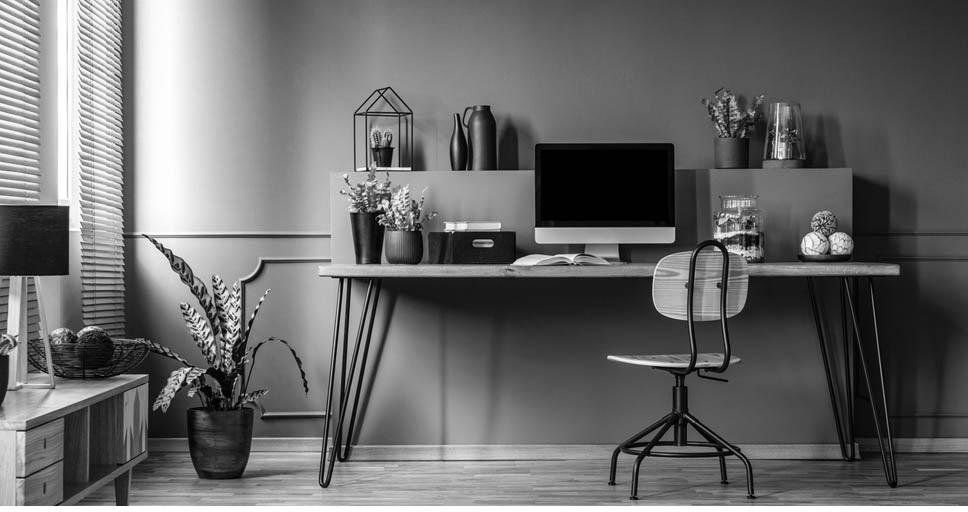
#> input picture brincadeira 3 - convoluções/images/img.jpg, 968 x 512 px
$ python convolucoes.py
#> lines starting #> are read from the running program, lines starting #| are printed output that depends on the picture
# Apply convolve
import numpy as np
from PIL import Image
from scipy import ndimage

def main():
    # Open image
    image = Image.open('images/img.jpg')
#> image is the input picture: PIL image 968x512 L; min 0, max 255, mean 106.5
    image.show()

    # convert image to numpy array
    npImage = np.array(image).astype(int)
    #kernel
    k = np.array([[0,0,0],[0,1,0],[0,0,0]])
    npImage = ndimage.convolve(npImage,k, mode='reflect')
    npImage = np.where(npImage<0, 0, npImage)
    image2 = Image.fromarray(npImage.astype('uint8'))
    image2.show()
    image2.save('images/a.tiff')

    # convert image to numpy array
    npImage = np.array(image).astype(int)
    k = np.array([[1,0,-1],[0,0,0],[-1,0,1]])
    npImage = ndimage.convolve(npImage,k, mode='reflect')
    npImage = np.where(npImage<0, 0, npImage)
    image2 = Image.fromarray(npImage.astype('uint8'))
    image2.show()
    image2.save('images/b.tiff')

    # convert image to numpy array
    npImage = np.array(image).astype(int)
    k = np.array([[0,-1,0],[-1,4,-1],[0,-1,0]])
    npImage = ndimage.convolve(npImage,k, mode='reflect')
    npImage = np.where(npImage<0, 0, npImage)
    image2 = Image.fromarray(npImage.astype('uint8'))
    image2.show()
    image2.save('images/c.tiff')

    # convert image to numpy array
    npImage = np.array(image).astype(int)
    k = np.array([[-1,-1,-1],[-1,8,-1],[-1,-1,-1]])
    npImage = ndimage.convolve(npImage,k, mode='reflect')
    npImage = np.where(npImage<0, 0, npImage)
    image2 = Image.fromarray(npImage.astype('uint8'))
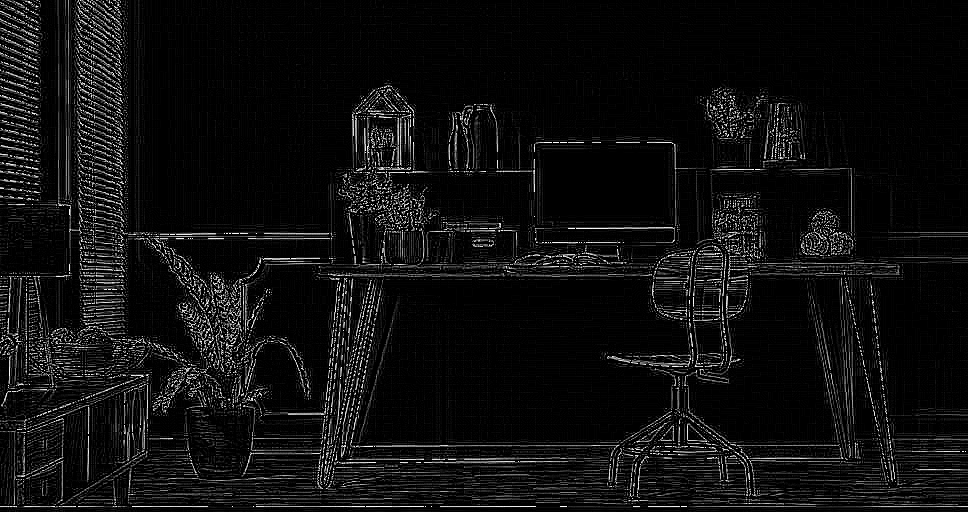
#> image2: PIL image 968x512 L; min 0, max 255, mean 15.6
    image2.show()
    image2.save('images/d.tiff')

    # convert image to numpy array
    npImage = np.array(image).astype(int)
    k = np.array([[0,-1,0],[-1,5,-1],[0,-1,0]])
    npImage = ndimage.convolve(npImage,k, mode='reflect')
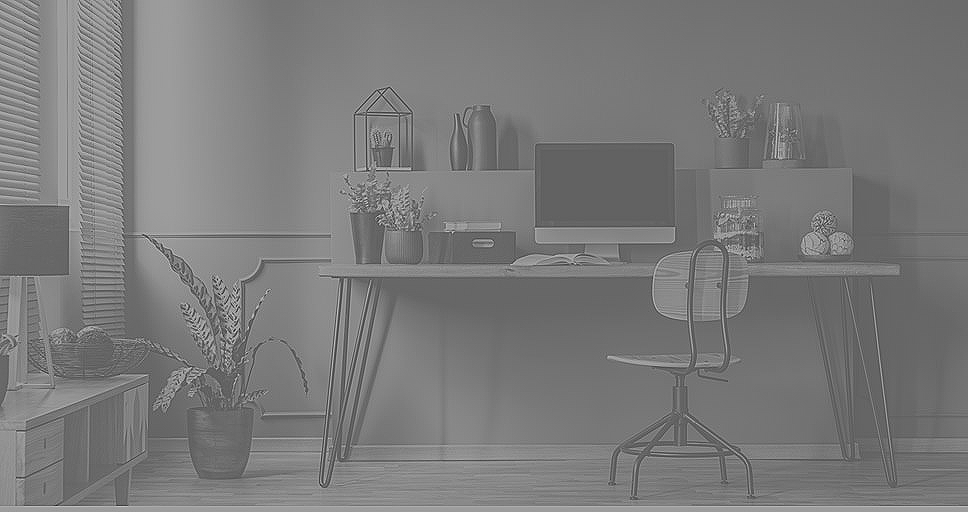
#> npImage: shape (512, 968) int64; min -421, max 677, mean 106.5; drawn with min black and max white
    npImage = np.where(npImage<0, 0, npImage)
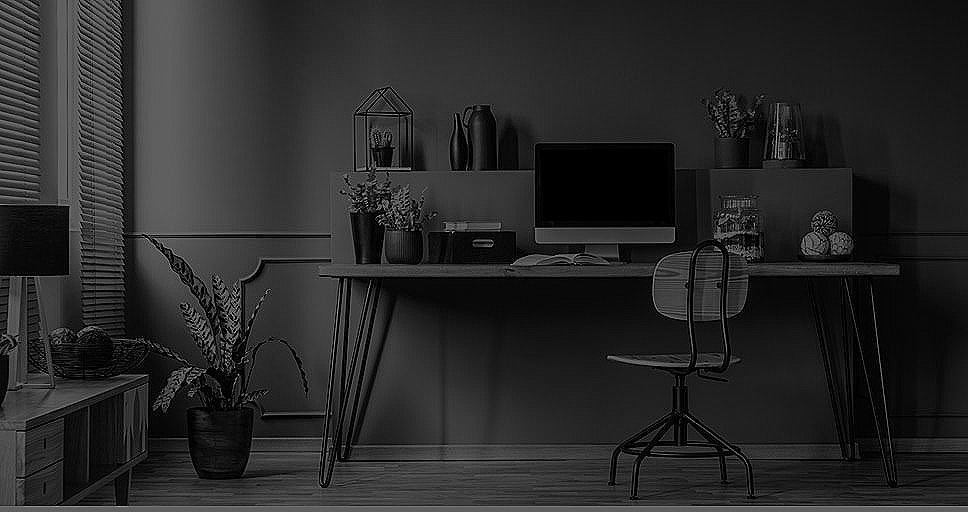
#> npImage: shape (512, 968) int64; min 0, max 677, mean 108.5; drawn with min black and max white
    image2 = Image.fromarray(npImage.astype('uint8'))
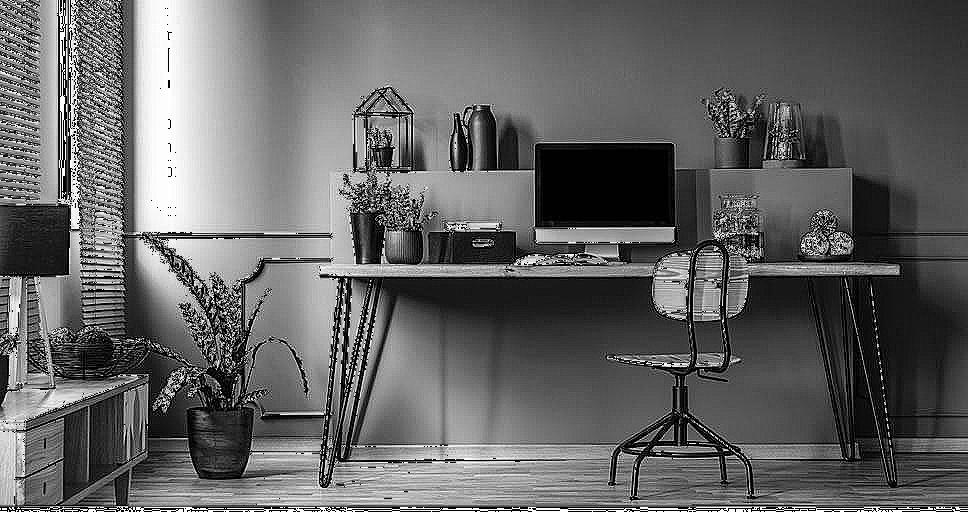
#> image2: PIL image 968x512 L; min 0, max 255, mean 99.7
    image2.show()
    image2.save('images/e.tiff')

    # convert image to numpy array
    npImage = np.array(image).astype(int)
    k = np.array([[1/9,1/9,1/9],[1/9,1/9,1/9],[1/9,1/9,1/9]])
    npImage = ndimage.convolve(npImage,k, mode='reflect')
    npImage = np.where(npImage<0, 0, npImage)
    image2 = Image.fromarray(npImage.astype('uint8'))
    image2.show()
    image2.save('images/f.tiff')

    # convert image to numpy array
    npImage = np.array(image).astype(int)
    k = np.array([[1/16,1/8,1/16],[1/8,1/4,1/8],[1/16,1/8,1/16]])
    npImage = ndimage.convolve(npImage,k, mode='reflect')
    npImage = np.where(npImage<0, 0, npImage)
    image2 = Image.fromarray(npImage.astype('uint8'))
    image2.show()
    image2.save('images/g.tiff')

    # convert image to numpy array
    npImage = np.array(image).astype(int)
    k = np.array([[1/256,4/256,6/256,4/256,1/256],[4/256,16/256,24/256,16/256,4/256],[6/256,24/256,36/256,24/256,6/256],[4/256,16/256,24/256,16/256,4/256],[1/256,4/256,6/256,4/256,1/256]])
    npImage = ndimage.convolve(npImage,k, mode='reflect')
    npImage = np.where(npImage<0, 0, npImage)
    image2 = Image.fromarray(npImage.astype('uint8'))
    image2.show()
    image2.save('images/h.tiff')

    # convert image to numpy array
    npImage = np.array(image).astype(int)
    k = np.array([[-1/256,-4/256,-6/256,-4/256,-1/256],[-4/256,-16/256,-24/256,-16/256,-4/256],[-6/256,-24/256,476/256,-24/256,-6/256],[-4/256,-16/256,-24/256,-16/256,-4/256],[-1/256,-4/256,-6/256,-4/256,-1/256]])
    npImage = ndimage.convolve(npImage,k, mode='reflect')
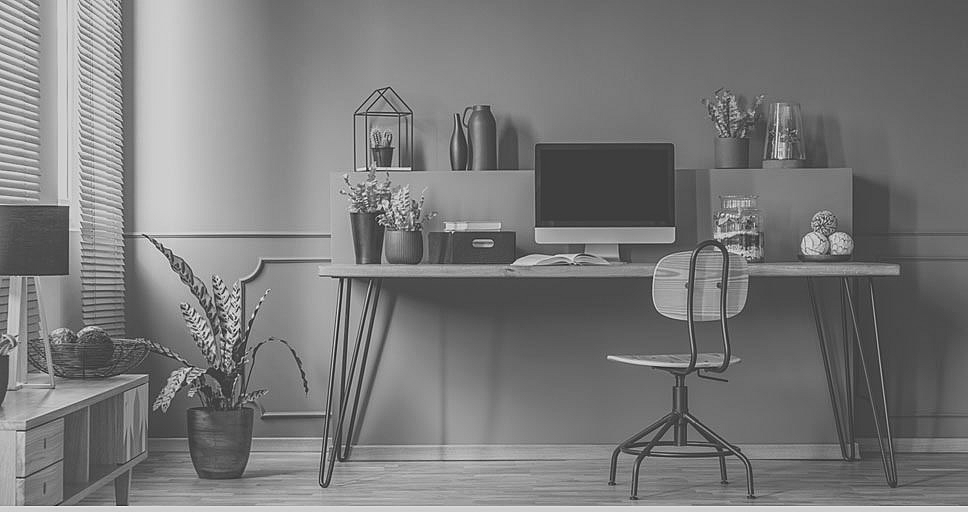
#> npImage: shape (512, 968) int64; min -108, max 339, mean 106; drawn with min black and max white
    npImage = np.where(npImage<0, 0, npImage)
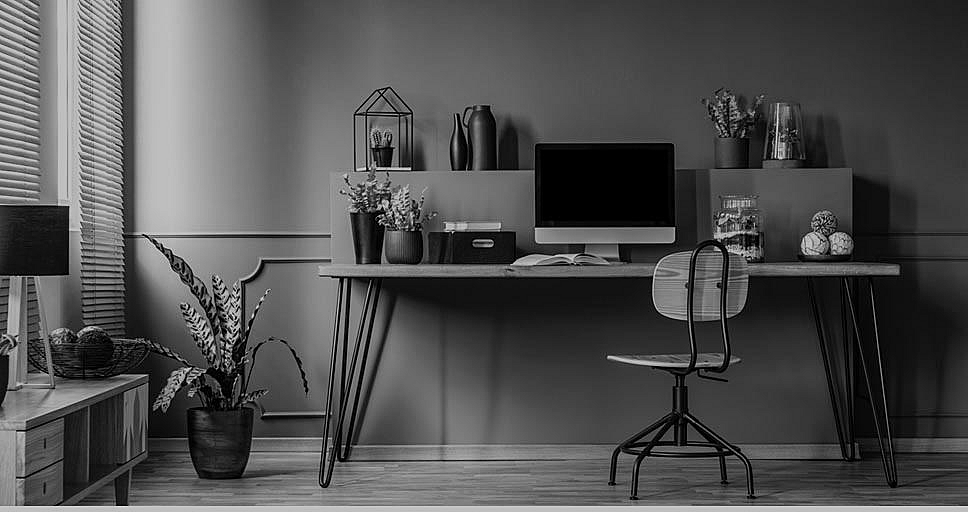
#> npImage: shape (512, 968) int64; min 0, max 339, mean 106.3; drawn with min black and max white
    image2 = Image.fromarray(npImage.astype('uint8'))
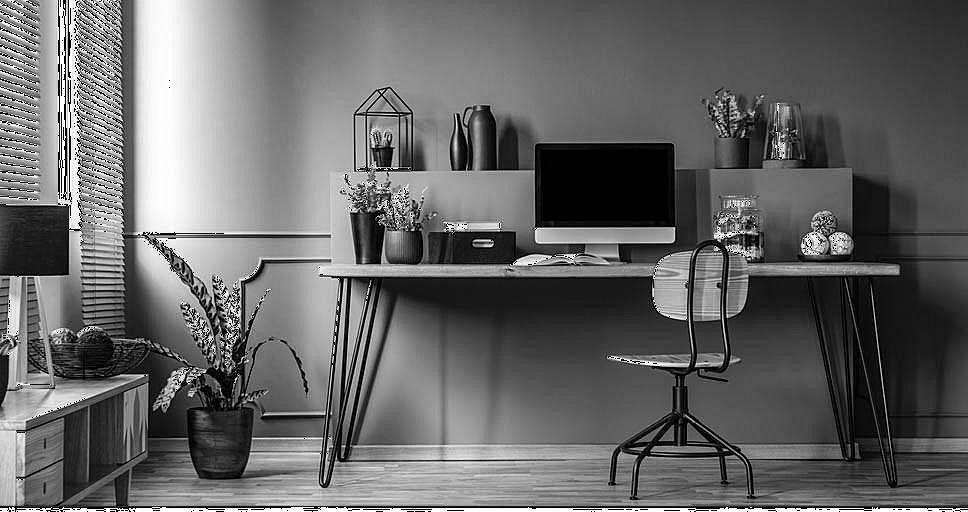
#> image2: PIL image 968x512 L; min 0, max 255, mean 102.1
    image2.show()
    image2.save('images/i.tiff')

if __name__ == "__main__":
    main()

$ run again, with brincadeira 3 - convoluções/images/c.jpg copied over brincadeira 3 - convoluções/images/img.jpg
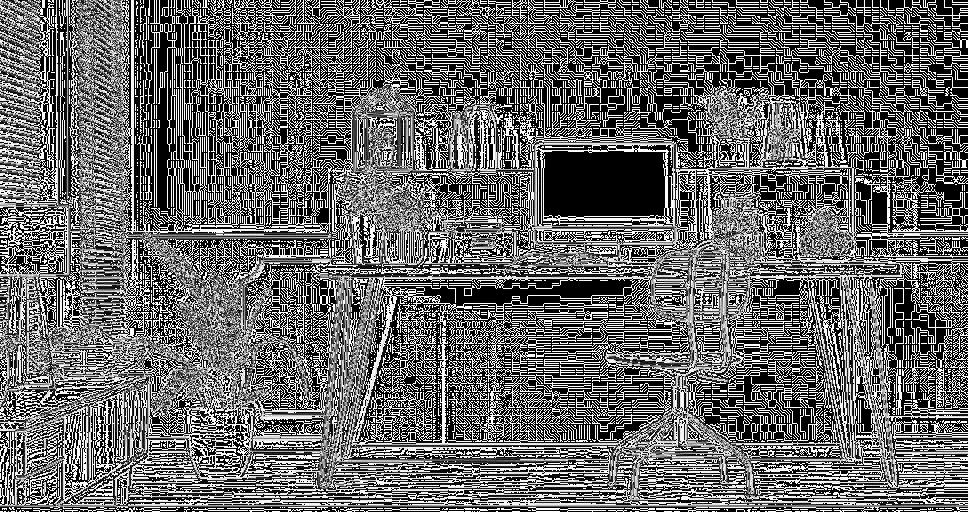
#> input picture brincadeira 3 - convoluções/images/c.jpg, 968 x 512 px
#> in main, image is the input picture: PIL image 968x512 L; min 0, max 255, mean 104.4
#> in main, `npImage = np.where(npImage<0, 0, npImage)`:
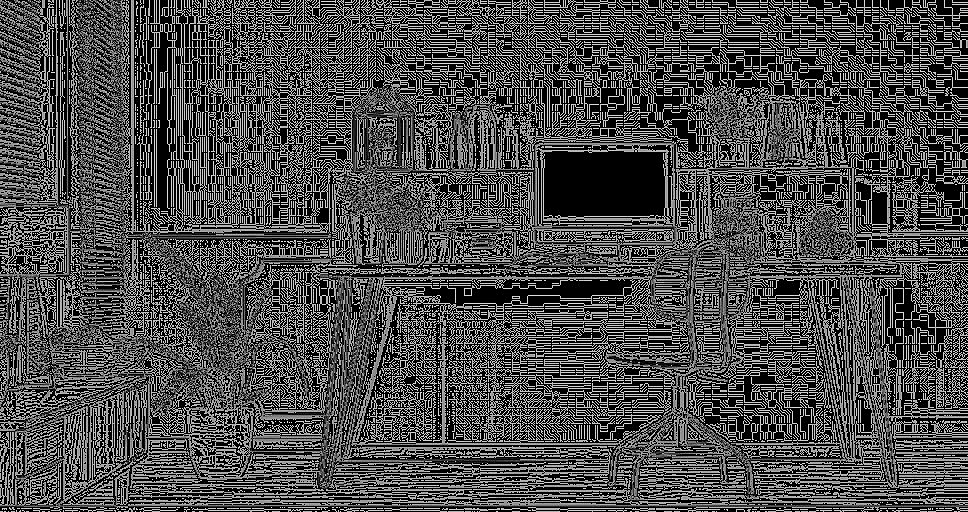
#> npImage: shape (512, 968) int64; min 0, max 470, mean 141.7; drawn with min black and max white
#> in main, `image2 = Image.fromarray(npImage.astype('uint8'))`:
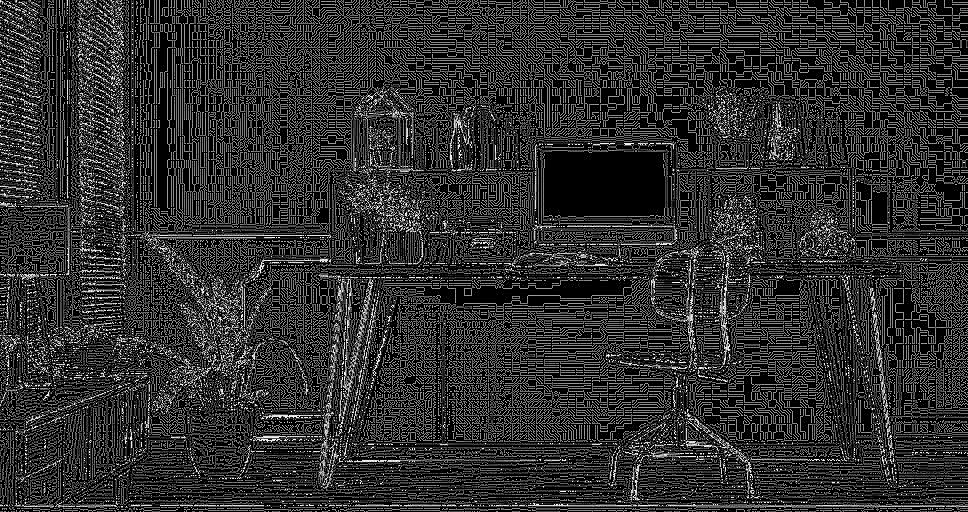
#> image2: PIL image 968x512 L; min 0, max 255, mean 48.4
